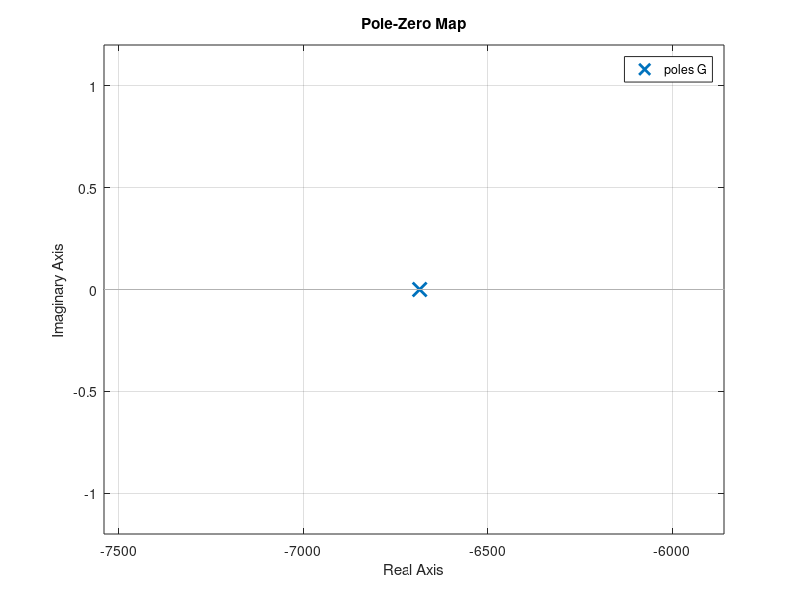

Source code (MATLAB):
close all %fecha todas as janelas
clear all %limpa memoria
clc %limpa command window
%% sistema de 1ordem
R=6.8e3; %valor do resistor
C=22e-09; %valor do capacitor
K=1; %ganho estático do sistema
A=3.5; %tensao pico a pico do sinal de entrada
G=tf([K],[R*C 1]) %define função de transferencia no formato G(s)=num/den
%% plot poles
pzmap(G) %mostra polo do sistema